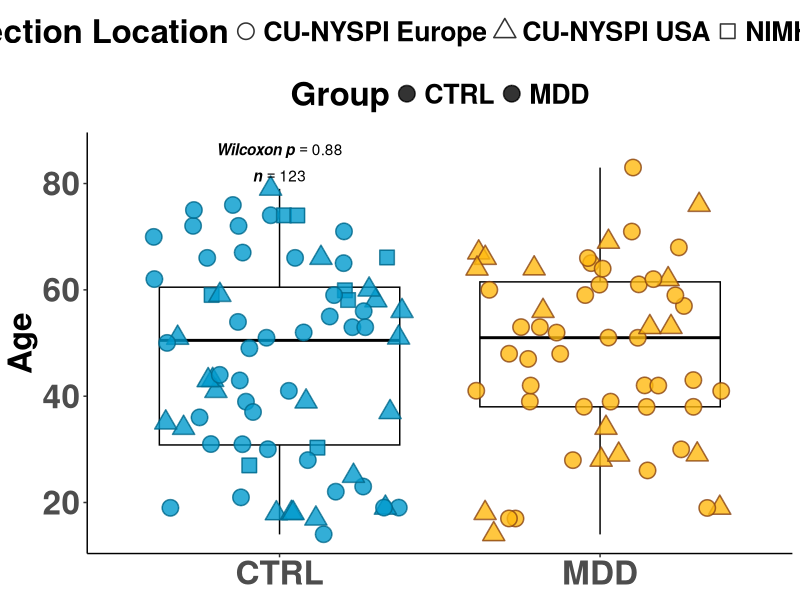
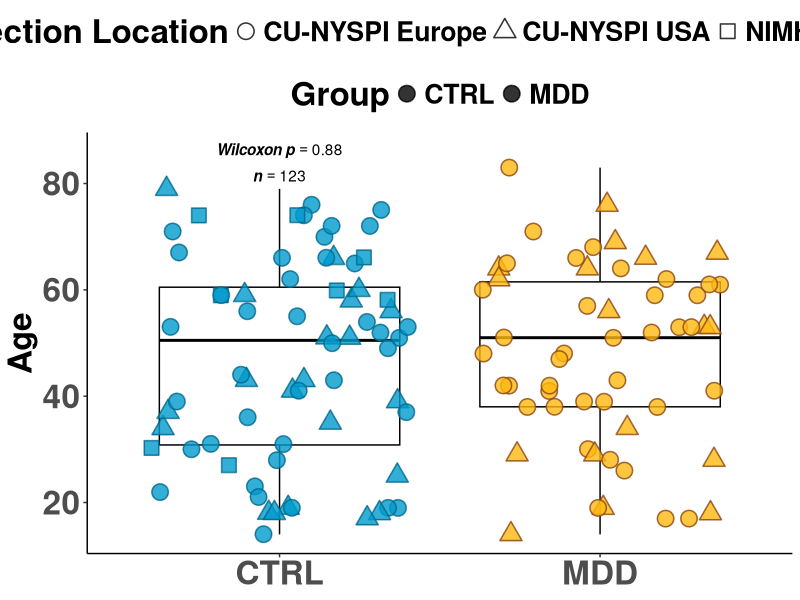

Write R code to recreate these figures, in order.
## ---- chunk 1
library(tidyverse)
library(dplyr)
library(ggplot2)
library(ggpubr)
library(cowplot)
library(scales)
library(readxl)
## ---- chunk 2
ST1 = read_excel("ST1.xlsx")
## ---- chunk 3
ST1 = ST1 %>% mutate(Brain_Bank_Location = paste(`Brain Bank`, `Tissue origin`))
## ---- chunk 4
wilcox.test(
  Age ~ Group,
  data = ST1,
  exact = FALSE
)
## ---- chunk 5
p_box_Age = ggplot(ST1, aes(x = Group, y = Age, color = Group)) +
  geom_boxplot(aes(group = Group), fill = "white", color = "black", outlier.shape = NA) +
  geom_jitter(aes(fill = Group, shape = Brain_Bank_Location), size = 5, stroke = 0.8, alpha = 0.8) +
  scale_y_continuous(limits = c(NA, 86)) +
  annotate("text", x = 1, y = 84, label= "atop(bolditalic('Wilcoxon p'==0.88), bolditalic('n'==123))", parse = TRUE) +
  scale_shape_manual(name = "Collection Location", values = c(21, 24, 22)) +
  scale_fill_manual(values = c("deepskyblue3", "darkgoldenrod1")) +
  scale_color_manual(values=c("deepskyblue4","saddlebrown"), guide = "none") +
  labs(y = "Age",
       x = NULL) +
  theme(
    text = element_text(face = "bold")) +
  theme(text = element_text(size = 24),
        axis.line = element_line(),
        panel.background = element_rect(fill='white'),
        plot.background = element_rect(fill='white', color=NA),
        panel.grid.major = element_blank(),
        panel.grid.minor = element_blank(),
        legend.position = "top",
        legend.background = element_blank(),
        legend.box.background = element_blank(),
        legend.box = "vertical",
        legend.key.size = unit(0.3, "cm"),       
        legend.key.height = unit(0.3, "cm"),     
        legend.spacing.x = unit(0.2, "cm"),      
        plot.title = element_text(face = "bold", hjust = 0.5),
        plot.subtitle = element_text(face = "bold", hjust = 0.5),
        axis.title.x = element_text(face = "bold",
                                    margin = margin(t = 2)),
        axis.title.y = element_text(face = "bold",
                                    margin = margin(r = 2)),
        axis.text.x = element_text(face = "bold",
                                   size = 24),
        axis.text.y = element_text(face = "bold",
                                   size = 24),
        legend.text = element_text(face = "bold"),
        legend.title = element_text(face = "bold"))
p_box_Age
## ---- chunk 6
ggsave("final_graph/boxplot_Age MDD vs CTRL.pdf", p_box_Age, dpi = 72, width = 4, height = 4)
